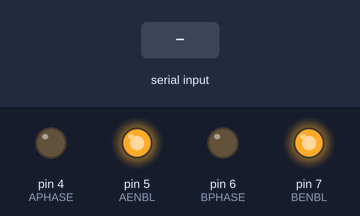
The sketch below on a simulated Arduino Leonardo, built with avr-gcc and run on an emulated ATmega32U4. Parts: output pins drawn as LEDs (lit = HIGH). Inputs (shaded band) come from the test bench.

Above: at 1.2 s.
1.3 s: "1" received over Serial
At 2.1 s:
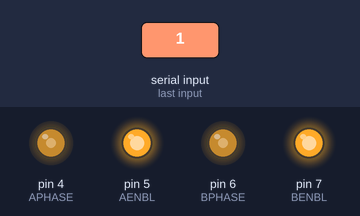
2.8 s: "0" received over Serial
At 9.9 s:
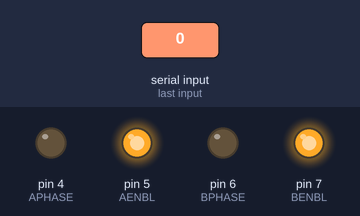
Timing chart, 0 to 10.3 s (numbered marks = the images above; inputs shaded):
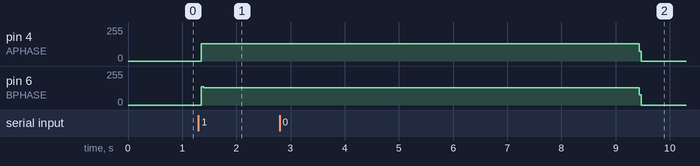

Measured:
- after the input at 1.3 s, pin 4 (APHASE), pin 6 (BPHASE): 0/255 → 129/255 after 0.06 s
- after the input at 2.8 s, pin 4 (APHASE), pin 6 (BPHASE): 129/255 → 0/255 after 6.6 s

The sketch:

lib_stepper.ino
```cpp
/*
  アウトプットライブラリ_ステッピングモーター
*/

#include "Keyboard.h"

//STEPPER MOTOR SPEED CONTROL
int APHASE = 4;
int AENBL = 5;
int BPHASE = 6;
int BENBL = 7;
int state = 1;
char inChar = 'r';

void setup() {
  pinMode(APHASE, OUTPUT);
  pinMode(AENBL, OUTPUT);
  pinMode(BPHASE, OUTPUT);
  pinMode(BENBL, OUTPUT);
  digitalWrite(AENBL, HIGH);
  digitalWrite(BENBL, HIGH);
  // open the serial port:
  Serial.begin(9600);
  // initialize control over the keyboard:
  // Keyboard.begin();
}

//void READ_VR(void){
// VR_VALUE = analogRead(VR_PIN);
//}

void DELAY_WAIT(void) {
  for (int i = 0; i < (200) ; i++)
    delayMicroseconds(10);
}

void rotateCW() {
  //READ_VR();
  for (int i = 0; i < (500); i ++) {
    digitalWrite(APHASE, HIGH);
    DELAY_WAIT();
    digitalWrite(BPHASE, HIGH);
    DELAY_WAIT();
    digitalWrite(APHASE, LOW);
    DELAY_WAIT();
    digitalWrite(BPHASE, LOW);
    DELAY_WAIT();
  }
}
void rotateCCW() {
  //READ_VR();
  for (int i = 0; i < (50); i ++) {
    digitalWrite(BPHASE, HIGH);
    DELAY_WAIT();
    digitalWrite(APHASE, HIGH);
    DELAY_WAIT();
    digitalWrite(BPHASE, LOW);
    DELAY_WAIT();
    digitalWrite(APHASE, LOW);
    DELAY_WAIT();
  }
}

void loop() {

  if (Serial.available() > 0) {
    // read incoming serial data:
    char inChar = Serial.read();

   if (inChar = 'r') {
      rotateCW ();
      //rotateCCW ();
    }
  }
}
```
